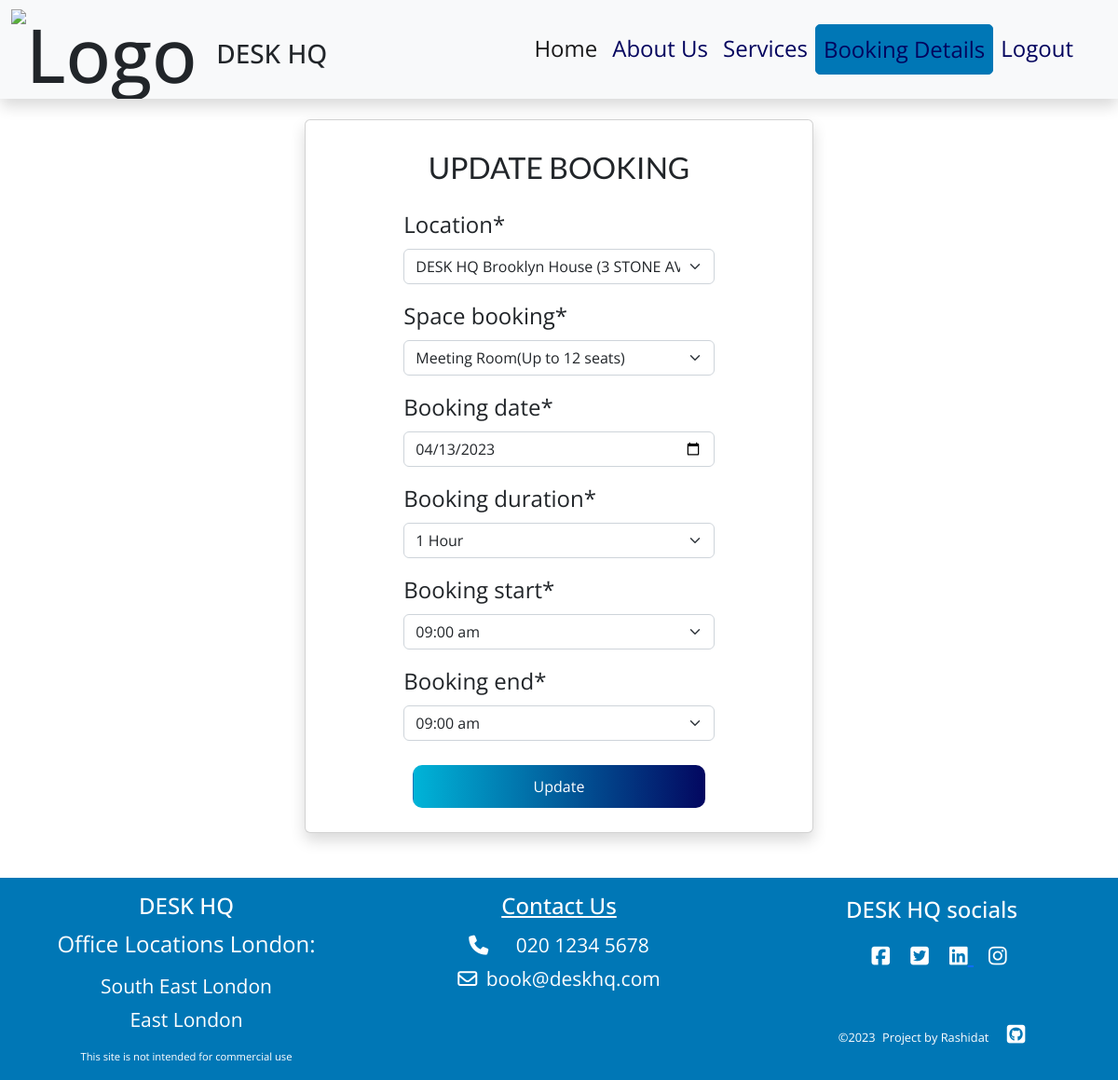
The app's page /booking_details/1/update (signed in) with its own data.
### desk/models.py (models this page shows, shortened)
class Location(models.Model):
    location_id = models.IntegerField(primary_key=True, default=1)
    location_name = models.CharField(
        max_length=200,
        choices=OFFICE_LOCATION,
        default="DESK HQ Brooklyn House (3 STONE AVENUE LONDON SU5 2AZ)")
    slug = models.SlugField(max_length=200, unique=True)
    featured_image = CloudinaryField('image', default='placeholder')
    def __str__(self):
        return self.location_name

class Booking(models.Model):
    client = models.ForeignKey(
        User, on_delete=models.CASCADE)
    location = models.ForeignKey(
        Location,
        on_delete=models.CASCADE, null=True,
        default="DESK HQ Brooklyn House (3 STONE AVENUE LONDON SE5 2AZ)")
    space_booking = models.ForeignKey(
        Service,
        on_delete=models.CASCADE, related_name='space_bookings',
        null=True, default="Day WorkStation")
    booking_date = models.DateField(
        default=(timezone.now().date() + timezone.timedelta(days=1)),
        validators=[validate_date])
    booking_duration = models.CharField(
        max_length=20,
        choices=DURATION,
        default="Anytime")
    booking_start = models.CharField(
        max_length=20,
        choices=HOURS,
        default="09:00 am")
    booking_end = models.CharField(
        max_length=20,
        choices=HOURS,
        default="09:00 am")
    created_on = models.DateTimeField(auto_now_add=True)
    updated_on = models.DateTimeField(auto_now=True)
    status = models.IntegerField(choices=STATUS, default=1)
    approved = models.BooleanField(default=False)
    class Meta:
        unique_together = [
            'location', 'space_booking', 'booking_date',
            'booking_start', 'booking_end']
        ordering = ['-created_on']

### desk/views.py (the view, shortened to what this page needs)
# urls.py: path('booking_details/<pk>/update', views.BookingUpdateView.as_view(),
class BookingUpdateView(LoginRequiredMixin, UpdateView):
    model = Booking
    form_class = BookingForm
    template_name = 'desk/update_booking.html'
    success_url = reverse_lazy('booking_details')
    def get_object(self, queryset=None):
        booking = get_object_or_404(Booking, pk=self.kwargs['pk'])
        return booking

### desk/forms.py
class BookingForm(forms.ModelForm):
    class Meta:
        model = Booking
        fields = [
            'location', 'space_booking', 'booking_date',
            'booking_duration', 'booking_start', 'booking_end']
        widgets = {
            'booking_date': forms.DateInput(attrs={'type': 'date'}),
        }

### desk/models.py (called while the page is built)
    def __str__(self):
        return f"{self.space_type}"

### desk/templates/desk/update_booking.html (shortened to what this page needs)
{% extends "base.html" %}
{% block content %}
{% load crispy_forms_tags %}
<div class="container booking-info page-top">
    <div class="row">
        <div class="col-12 col-md-8 col-lg-6 mx-auto mt-sm-4 mt-md-5 mt-lg-6 mt-5">
            <div class="card shadow">
                <div class="card-body">
                    <div class="row">
                        <div class="col-md-12 mt-3">
                            <h2 class="text-center">UPDATE BOOKING</h2>
                        </div>
                    </div>
                    <div class="row">
                        <div class="col-md-8 mt-3 offset-md-2">
                            <form method="POST">
                                {{ form | crispy }}
                                <div class="d-grid gap-2">
                                    <input class="btn btn-bookspace" type="submit" value="Update">
                                </div>
                            </form>
                        </div>
                    </div>
                </div>
            </div>
        </div>
    </div>
</div>
{% endblock %}

### static/css/base.css (style rules this page uses)
* { padding: 0; margin: 0; box-sizing: border-box; }
body { font-family: 'Open sans', sans-serif; font-size: 1.2rem; background-color: #fff; min-height: 100vh; }
h2, h3 { font-family: 'Lato', sans-serif; }
.page-top { margin-top: 5vh; }
.booking-info { min-height: 100vh; display: grid; align-content: center; }
.btn { flex: 1 1 auto; margin: 10px; padding: 10px; text-align: center; transition: 0.5s; background-size: 200% auto; color: #fff; border-radius: 10px; }
.btn-login, .btn-signup, .btn-bookspace, .btn-location { background-image: linear-gradient(to right, #00B4D8 0%, #03045E 51%, #0077B6 100%); }
@media only screen and (min-width : 481px) { body { font-size: 1.5rem; } }

### records on screen
Location: location "DESK HQ Brooklyn House (3 STONE AVENUE LONDON SE5 2AZ)"
Booking: space_booking "Meeting Room(Up to 12 seats)", booking_date "04/13/2023", booking_duration "1 Hour", booking_start "09:00 am", booking_end "09:00 am"
